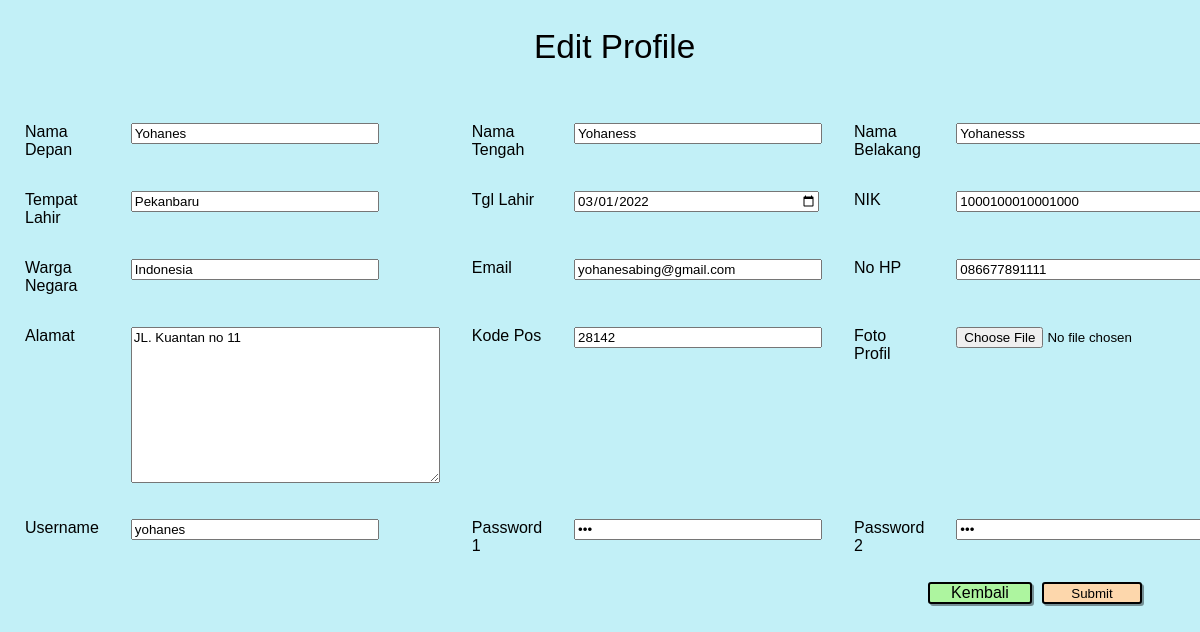
/editProfile.php (signed in), run on the app's committed database.
### tables this page shows
CREATE TABLE `users` (
  `nama_depan` varchar(30) NOT NULL,
  `nama_tengah` varchar(30) NOT NULL,
  `nama_belakang` varchar(30) NOT NULL,
  `tempat_lahir` varchar(30) NOT NULL,
  `tanggal_lahir` date NOT NULL,
  `nik` char(16) NOT NULL,
  `alamat` text NOT NULL,
  `warga_negara` varchar(30) NOT NULL,
  `email` varchar(30) NOT NULL,
  `no_hp` varchar(12) NOT NULL,
  `kode_pos` char(5) NOT NULL,
  `foto_profil` text NOT NULL,
  `username` varchar(30) NOT NULL,
  `password` varchar(30) NOT NULL
);

### editProfile.php (the view, shortened to what this page needs)
<?php
    require_once("config.php");
    $stmt = $connection->prepare("SELECT * FROM users WHERE username = ?");
    $stmt->bind_param("s", $_SESSION['usernamelogin']);
    $stmt->execute();
    $result = $stmt->get_result();
    $data = $result->fetch_assoc();
?>
<!DOCTYPE html>
<html lang="en">
<head>
</head>
<body>
    <form action="editprofile-process.php" method="post" enctype="multipart/form-data">
        <table>
            <caption>Edit Profile</caption>
            <tr>
                <td>Nama Depan</td>
                <td><input type="text" name="namadepan" value="<?php echo $data['nama_depan'];?>"></td>
                <td>Nama Tengah</td>
                <td><input type="text" name="namatengah" value="<?php echo $data['nama_tengah'];?>"></td>
                <td>Nama Belakang</td>
                <td><input type="text" name="namabelakang" value="<?php echo $data['nama_belakang'];?>"></td>
            </tr>
            <tr>
                <td>Tempat Lahir</td>
                <td><input type="text" name="tempatlahir" value="<?php echo $data['tempat_lahir'];?>"></td>
                <td>Tgl Lahir</td>
                <td><input type="date" name="tgllahir" value="<?php echo $data['tanggal_lahir'];?>"></td>
                <td>NIK</td>
                <td><input type="text" name="nik" value="<?php echo $data['nik'];?>"></td>
            </tr>
            <tr>
                <td>Warga Negara</td>
                <td><input type="text" name="warganegara" value="<?php echo $data['warga_negara'];?>"></td>
                <td>Email</td>
                <td><input type="email" name="email" value="<?php echo $data['email'];?>"></td>
                <td>No HP</td>
                <td><input type="text" name="nohp" value="<?php echo $data['no_hp'];?>"></td>
            </tr>
            <tr>
                <td>Alamat</td>
                <td><textarea name="alamat" id="" cols="36" rows="10" ><?php echo $data['alamat'];?></textarea></td>
                <td>Kode Pos</td>
                <td><input type="text" name="kodepos" value="<?php echo $data['kode_pos'];?>"></td>
                <td>Foto Profil</td>
                <td><input type="file" name="fotoprofil"></td>
            </tr>
            <tr>
                <td>Username</td>
                <td ><input type="text" name="username" value="<?php echo $data['username'];?>"  readonly></td>
                <td>Password 1</td>
                <td><input type="password" name="password1" value="<?php echo base64_decode($data['password']);?>"></td>
                <td>Password 2</td>
                <td><input type="password" name="password2" value="<?php echo base64_decode($data['password']);?>"></td>
            </tr>
        </table>
        <div>
            <a href="profile.php">Kembali</a>
            <input class="submitReg" type="submit" name="submitEdit" value="Submit">
        </div>
    </form>
</body>
</html>

### editProfile.php (style rules this page uses)
* { font-family : sans-serif; }
body { background-color: #c2f0f7; }
caption { font-size: 25pt; margin-top: 20px; margin-bottom: 40px; }
td { width: fit-content; padding: 15px; vertical-align: top; text-align: left; }
input { width: 20vw; }
div { margin-top: 10px; display: flex; justify-content: right; margin-right: 50px; }
a { text-align: center; background: #adf59f; margin-inline: 10px; text-decoration: none; color: black; border: solid 2px black; border-radius: 3px; box-shadow: 2px 2px rgba(0,0,0,0.4); width: 100px; cursor: pointer; }
a+input { text-align: center; background: #fdd7ac; border: none; border: solid 2px black; border-radius: 3px; box-shadow: 2px 2px rgba(0,0,0,0.4); width: 100px; cursor: pointer; font-size: 10pt; }

### data on the page
users: namadepan "Yohanes", namatengah "Yohaness", namabelakang "Yohanesss", tempatlahir "Pekanbaru", tgllahir "03/01/2022", nik "1000100010001000", warganegara "Indonesia", email "yohanesabing@gmail.com", nohp "086677891111", alamat "JL. Kuantan no 11", kodepos "28142", username "yohanes"
